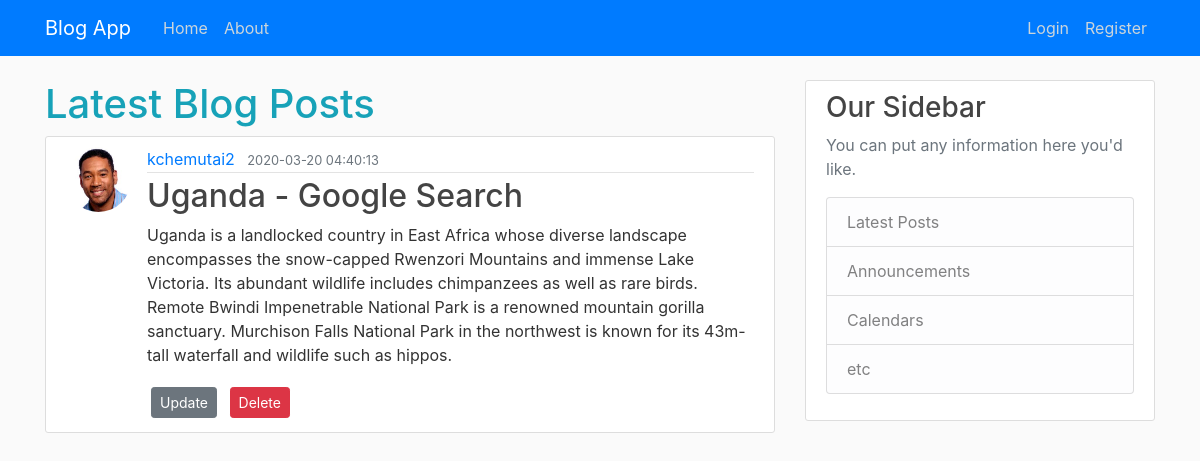
The page /post/14 on the database its author committed.
### blog/models.py (models this page shows, shortened)
class User(db.Model, UserMixin):
    id = db.Column(db.Integer, primary_key=True)
    username = db.Column(db.String(20), unique=True, nullable=False)
    email = db.Column(db.String(120), unique=True, nullable=False)
    image_file = db.Column(db.String(20), nullable=False, default = 'default.jpg')
    password = db.Column(db.String(60), nullable=False)
    posts = db.relationship('Post', backref='author', lazy=True)

class Post(db.Model):
    id = db.Column(db.Integer, primary_key=True)
    title = db.Column(db.String(120), nullable=False)
    date_posted = db.Column(db.DateTime, nullable=False, default=datetime.utcnow)
    content = db.Column(db.Text, nullable=False)
    user_id = db.Column(db.Integer, db.ForeignKey('user.id'), nullable=False)

### blog/routes.py (the view)
@app.route('/post/<int:post_id>')
def post(post_id):
    post =Post.query.get_or_404(post_id)
    return render_template('post.html', title=post.title, post=post)

### blog/templates/post.html (shortened to what this page needs)
{% extends "layout.html" %}
{% block content %}
    <h1 class="text-info">Latest Blog Posts</h1>
        <article class="media content-section">
          <img src="{{url_for('static', filename='images/' + post.author.image_file)}}" alt="" class="rounded-circle article-img">
          <div class="media-body">
            <div class="article-metadata">
              <a class="mr-2" href="{{ url_for('user_posts', username=post.author.username) }}">{{ post.author.username }}</a>
              <small class="text-muted">{{ post.date_posted.strftime('%Y-%m-%d  %H:%M:%S') }}</small>
            </div>
            <h2 class="article-title">{{ post.title }}</h2>
            <p class="article-content">{{ post.content }}</p>
            <div>
                <a class=" btn btn-secondary btn-sm m-1 " href="{{ url_for('update_post', post_id=post.id )}}" >Update</a>
                <button type="button" class="btn btn-danger btn-sm m-1" data-toggle="modal" data-target="#deleteModal">Delete</button>
            </div>
          </div>
        </article>
{% endblock%}

### blog/static/main.css (style rules this page uses)
body { background: #fafafa; color: #333333; margin-top: 5rem; }
h1, h2, h3, h4, h5, h6 { color: #444444; }
.content-section { background: #ffffff; padding: 10px 20px; border: 1px solid #dddddd; border-radius: 3px; margin-bottom: 20px; }
.article-title { color: #444444; }
.article-content { white-space: pre-line; }
.article-img { height: 65px; width: 65px; margin-right: 16px; }
.article-metadata { padding-bottom: 1px; margin-bottom: 4px; border-bottom: 1px solid #e3e3e3 }

### rows shown on the page
User: image_file (picture), author.username "kchemutai2"
Post: date_posted "2020-03-20 04:40:13", title "Uganda - Google Search", content "Uganda is a landlocked country in East Africa whose diverse landscape encompasses the snow-capped Rwenzori Mountains and immense Lake Victoria. Its abundant wildlife includes chimpanzees as well as rare birds. Remote Bwindi Impenetrable National Park is a renowned mountain gorilla sanctuary. Murchison Falls National Park in the northwest is known for its 43m-tall waterfall and wildlife such as hippos."
